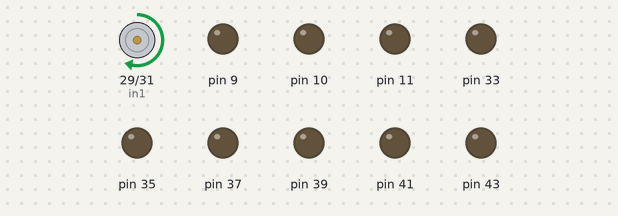
A sketch run on a simulated Arduino Mega 2560, built with avr-gcc and run on an emulated ATmega2560. Parts: motor-driver pin pairs drawn as motors (green arrow = first pin HIGH = forward, orange = second pin HIGH = backward, longer = more drive, scaled by the enable pin), output pins drawn as LEDs (lit = HIGH).

Above: at 0.5 s.
Timing chart, 0 to 4.6 s (numbered marks = the images above):
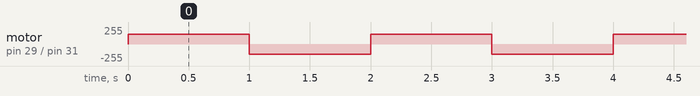

The sketch:

motor_driver.ino
```cpp
int in1 = 29;
int in2 = 31;
int en = 12;
bool i = 0;
void setup() {
  for(int i=12; i >=9; i--){
    pinMode(i, OUTPUT);
  }
  for(int i=29; i <= 43; i+=2){
    pinMode(i, OUTPUT);
  }

}
void loop() {
run_motor(0, 150 * (1 - i * 2));
i = !i;
delay(1000);
}

void run_motor(int n, int sp){
  bool dir = sp < 0;
  digitalWrite(in1 + n * 4 + 2 * (n > 1), !dir and sp != 0);
  digitalWrite(in2 + n * 4 - 2 * (n > 1), dir and sp != 0);
  analogWrite(en - n, abs(sp));
}
```

Measured:
- by itself, motor on pin 29 (in1) / pin 31 (in2): alternates forward 150/255 for 1.0 s and backward 150/255 for 1.0 s
